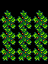

A level layout from a 2D game, rendered from its tile map. Below: a short description, then the map file with its tile-grid data intact:
An orthogonal 3x4 tile map with 16x16 px tiles, 2 tile layers (Buildings, Front2).

<map version="1.10" tiledversion="1.11.2" orientation="orthogonal" renderorder="right-down" width="3" height="4" tilewidth="16" tileheight="16" infinite="0" nextlayerid="6" nextobjectid="1">
 <properties>
  <property name="Draw" value="Front" />
 </properties>
 <tileset firstgid="1" name="spring_GardenCrops" tilewidth="16" tileheight="16" tilecount="128" columns="16">
  <image source="spring_GardenCrops.png" width="256" height="128" />
 </tileset>
 <layer id="2" name="Buildings" width="3" height="4">
  <data encoding="csv">
0,0,0,
96,96,96,
96,96,96,
96,96,96
</data>
 </layer>
 <layer id="4" name="Front2" width="3" height="4">
  <data encoding="csv">
80,80,80,
80,80,80,
80,80,80,
0,0,0
</data>
 </layer>
 <objectgroup id="3" name="Buildings" />
 <objectgroup id="5" name="Front" />
</map>
